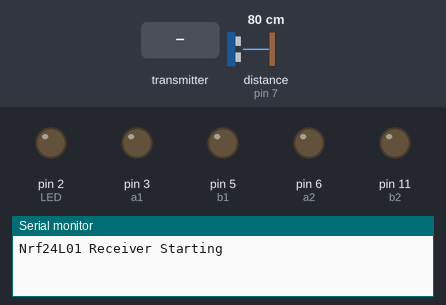
A sketch run on a simulated Arduino Uno, built with avr-gcc and run on an emulated ATmega328P. On the bench: output pins drawn as LEDs (lit = HIGH), the last lines printed to the serial monitor. Dashed ring = blinking. The inputs (shaded band) are chosen by the test bench; at power-on: distance to the obstacle (sensor on pin 7) 80 cm. The echo pulse lasts 58.3 µs per cm; no radio packets arrive unless stated; pins used as bus, display or sensor lines are not drawn.

Above: at 2.2 s.
2.3 s: the transmitter starts sending joystick.0 = 0
3.8 s: distance to the obstacle (sensor on pin 7) set to 6 cm
6.0 s: distance to the obstacle (sensor on pin 7) set to 3 cm
At 7.5 s:
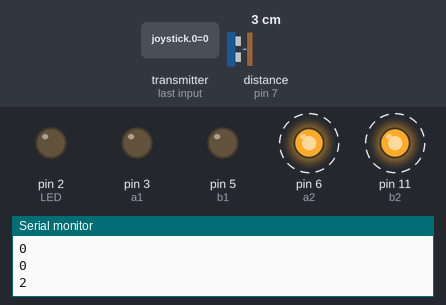
9.0 s: distance to the obstacle (sensor on pin 7) set to 9 cm
10.5 s: distance to the obstacle (sensor on pin 7) set to 2 cm
At 12.3 s:
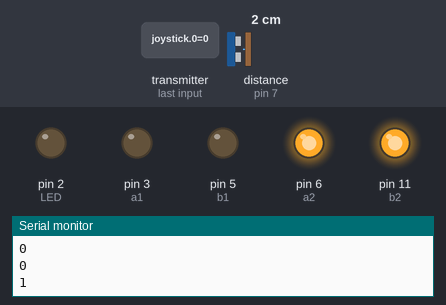
Timing chart, 0 to 14.5 s (numbered marks = the images above; inputs shaded):
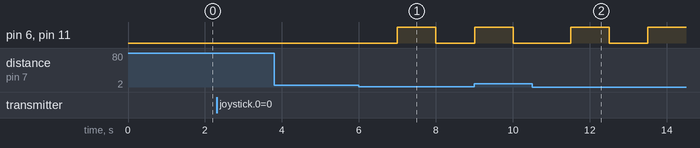

The sketch:

receiver.ino
```cpp
/*-----( Import needed libraries )-----*/
#include <SPI.h>
#include <nRF24L01.h>
#include <RF24.h>
/*-----( Declare Constants and Pin Numbers )-----*/
#define CE_PIN   9
#define CSN_PIN 10

#define JOYSTICK_X A0
#define JOYSTICK_Y A1
#define a1 3
#define a2 6
#define b1 5
#define b2 11
#define echoPin 7 // Echo Pin
#define trigPin 8 // Trigger Pin
#define buzzer
int LED = 2;
int stateLED = LOW;
int stateButton;
int previous = LOW;
long time = 0;
long debounce = 200;
int maximumRange = 200; // Maximum range needed
int minimumRange = 0; // Minimum range needed
long duration, distance; // Duration used to calculate distance
const uint64_t pipe = 0xE8E8F0F0E1LL; // Define the transmit pipe


/*-----( Declare objects )-----*/
RF24 radio(CE_PIN, CSN_PIN); // Create a Radio
/*-----( Declare Variables )-----*/
int buttonState=0;
int joystick[4];
int val;
void setup()   /****** SETUP: RUNS ONCE ******/
{
  pinMode(a1,OUTPUT);
  pinMode(a2,OUTPUT);
  pinMode(b1,OUTPUT);
  pinMode(b2,OUTPUT);
  pinMode(LED, OUTPUT);
  pinMode(trigPin, OUTPUT);
  pinMode(echoPin, INPUT);
  Serial.begin(9600);
  delay(1000);
  Serial.println("Nrf24L01 Receiver Starting");
  radio.begin();
  radio.openReadingPipe(1,pipe);
  radio.startListening();
}//--(end setup )---


void loop()   /****** LOOP: RUNS CONSTANTLY ******/
{
  while(radio.available())
  {
    radio.read(&joystick,sizeof(joystick));
    stateButton = joystick[2];
    if(stateButton == HIGH && previous == LOW && millis() - time > debounce) {
    if(stateLED == HIGH){
      stateLED = LOW;
    } else {
       stateLED = HIGH;
    }
    time = millis();
  }
  digitalWrite(LED, stateLED);
  previous == stateButton;


 digitalWrite(trigPin, LOW);
 delayMicroseconds(2);
 digitalWrite(trigPin, HIGH);
 delayMicroseconds(10);
 digitalWrite(trigPin, LOW);
 duration = pulseIn(echoPin, HIGH);
 distance = duration/58.2;
 Serial.println(distance);
 if(distance>=5){

   Serial.println(joystick[0]);
   Serial.println(joystick[1]);
   if((joystick[0]==502||joystick[0]==503)&&joystick[1]==507)//center
   {
      digitalWrite(a1,LOW);
      digitalWrite(a2,LOW);
      digitalWrite(b1,LOW);
      digitalWrite(b2,LOW);
   }
   if(joystick[0]<=502&&joystick[1]>=507)//left
   {
      val=map(joystick[0],502,2,0,255);
      digitalWrite(a1,0);
      analogWrite(a2,val);
      analogWrite(b1,val);
      digitalWrite(b2,0);
   }
   if(joystick[0]>=502&&joystick[1]>=506)//righ
   {
      val=map(joystick[0],502,1020,0,255);
      analogWrite(a1,val);
      analogWrite(a2,0);
      analogWrite(b1,0);
      analogWrite(b2,val);
   }
    if((joystick[0]==502||joystick[0]==503)&&joystick[1]>507)//forward
   {
      val=map(joystick[1],507,1020,0,255);
      analogWrite(a1,val);
      analogWrite(a2,0);
      analogWrite(b1,val);
      analogWrite(b2,0);
   }

   if(joystick[0]==502&&joystick[1]<507)//backwards
   {
      val=map(joystick[1],507,2,0,255);
      analogWrite(a1,0);
      analogWrite(a2,val);
      analogWrite(b1,0);
      analogWrite(b2,val);
   }

  }
  else{
    digitalWrite(a1,LOW);
    digitalWrite(a2,LOW);
    digitalWrite(b1,LOW);
    digitalWrite(b2,LOW);
   // tone(13, 1500, 1500);
    delay(1000);
    digitalWrite(a2,HIGH);
    digitalWrite(b2,HIGH);
    delay(1000);
    digitalWrite(a1,LOW);
    digitalWrite(a2,LOW);
    digitalWrite(b1,LOW);
    digitalWrite(b2,LOW);

  }
  }

}
```

Measured:
- the behaviour switches between 5 and 4 cm on distance to the obstacle (sensor on pin 7) (found by bisection; images 0 and 1)
- after the input at 6.0 s, pin 6 (a2), pin 11 (b2): LOW → HIGH after 1.0 s, → LOW 1.0 s later
- after the input at 10.5 s, pin 6 (a2), pin 11 (b2): LOW → HIGH after 1.0 s, → LOW 1.0 s later, → HIGH 1.0 s later
